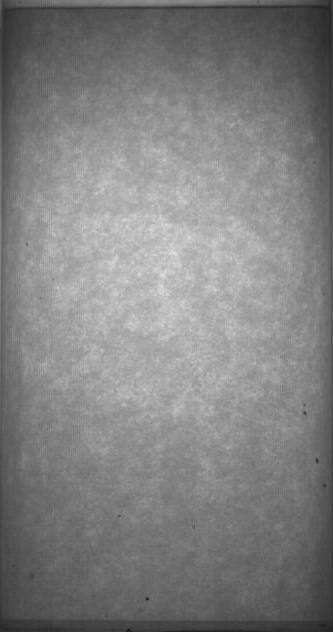
#> input picture background.jpg, 333 x 632 px, found by its file name
$ python Jiaqi_python.py
#> lines starting #> are read from the running program, lines starting #| are printed output that depends on the picture
import cv2
import numpy as np
import os
from glob import glob
import pandas as pd
from skimage import measure
import matplotlib.pyplot as plt
from matplotlib.ticker import MultipleLocator

# -----------------------
# USER SETTINGS
# -----------------------
input_dir = "frames_partial"          # folder with images
background_path = "background.jpg"
output_dir = "output"
csv_file = os.path.join(output_dir, "bubble_data.csv")

# cropping: (y1:y2, x1:x2)
crop = (0, 600, 300, 650)

# frame selection
start_frame = 0
end_frame = None   # None = all frames
step = 1

# -----------------------
os.makedirs(output_dir, exist_ok=True)

# -----------------------
# LOAD BACKGROUND
# -----------------------
bg = cv2.imread(background_path, cv2.IMREAD_GRAYSCALE)
#> bg is the input picture: shape (632, 333); min 22, max 224, mean 128.2
# y1, y2, x1, x2 = crop
# bg = bg[y1:y2, x1:x2]

# invert background
bg_inv = 255 - bg
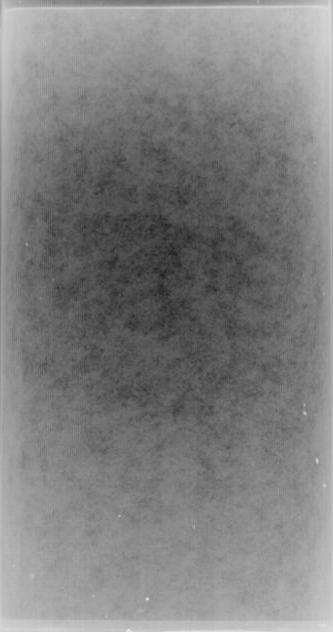
#> bg_inv: shape (632, 333); min 31, max 233, mean 126.8
bg_inv = bg_inv.astype(np.float32)

# slight enhancement (matches MATLAB)
bg_inv[bg_inv > 0] += 50
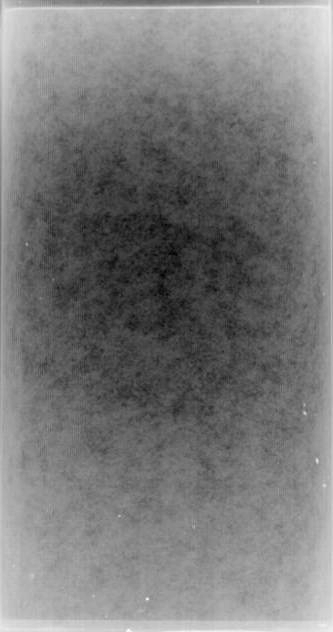
#> bg_inv: shape (632, 333) float32; min 81, max 283, mean 176.8; drawn with min black and max white
bg_inv = np.clip(bg_inv, 0, 255)
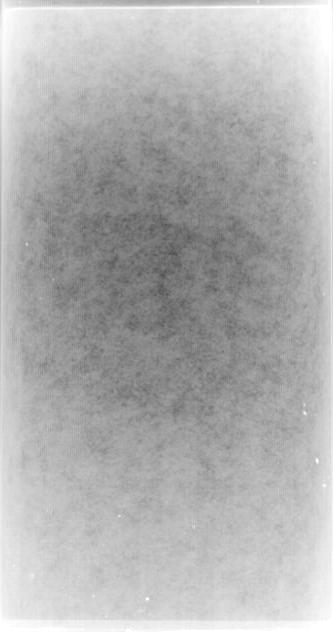
#> bg_inv: shape (632, 333) float32; min 81, max 255, mean 176.7

# -----------------------
# LOAD FRAMES
# -----------------------
image_paths = sorted(glob(os.path.join(input_dir, "*.png")))
if end_frame is None:
    end_frame = len(image_paths)
image_paths = image_paths[start_frame:end_frame:step]

# -----------------------
# HELPERS
# [53 lines left out: functions fill_holes, process_frame, not called in this run]


# -----------------------
# MAIN LOOP
vof_accumulator = None
n_frames = len(image_paths)

# store bubble data
bubble_data = []

for i, path in enumerate(image_paths):
    img = cv2.imread(path, cv2.IMREAD_GRAYSCALE)
    clean, bw, filled = process_frame(img, bg_inv)

    # # initialize accumulator
    # if vof_accumulator is None:
    #     vof_accumulator = np.zeros_like(filled, dtype=np.float32)

    # vof_accumulator += filled.astype(np.float32) / n_frames

    # save outputs
    name = f"{i:05d}"

    ##save images for debugging
    # cv2.imwrite(os.path.join(output_dir, f"{name}_clean.png"), clean)
    # cv2.imwrite(os.path.join(output_dir, f"{name}_bw.png"), bw)
    # cv2.imwrite(os.path.join(output_dir, f"{name}_filled.png"), filled)

    # -----------------------
    # bubble detection
    # -----------------------
    labeled = measure.label(filled)
    props = measure.regionprops(labeled)

    for p in props:
        radius = np.sqrt(p.area / np.pi)
        diameter = 2 * radius

        # record xy centroid (row, col)
        y, x = p.centroid

        bubble_data.append({
            "frame": i,
            "x": x,
            "y": y,
            "diameter_px": diameter,
            "area_px": p.area
        })

    if i % 10 == 0:
        print(f"Processed {i}/{n_frames}")

# -----------------------
# FINAL VOF IMAGE
# -----------------------
# vof = (vof_accumulator * 255).astype(np.uint8)
# cv2.imwrite(os.path.join(output_dir, "vof.png"), vof)

# -----------------------
# WRITE CSV
# -----------------------
df = pd.DataFrame(bubble_data)
df.to_csv(csv_file, index=False)
print(f"Saved bubble data to {csv_file}")

#> (the run stopped early here; a loop or call above may not have finished)
